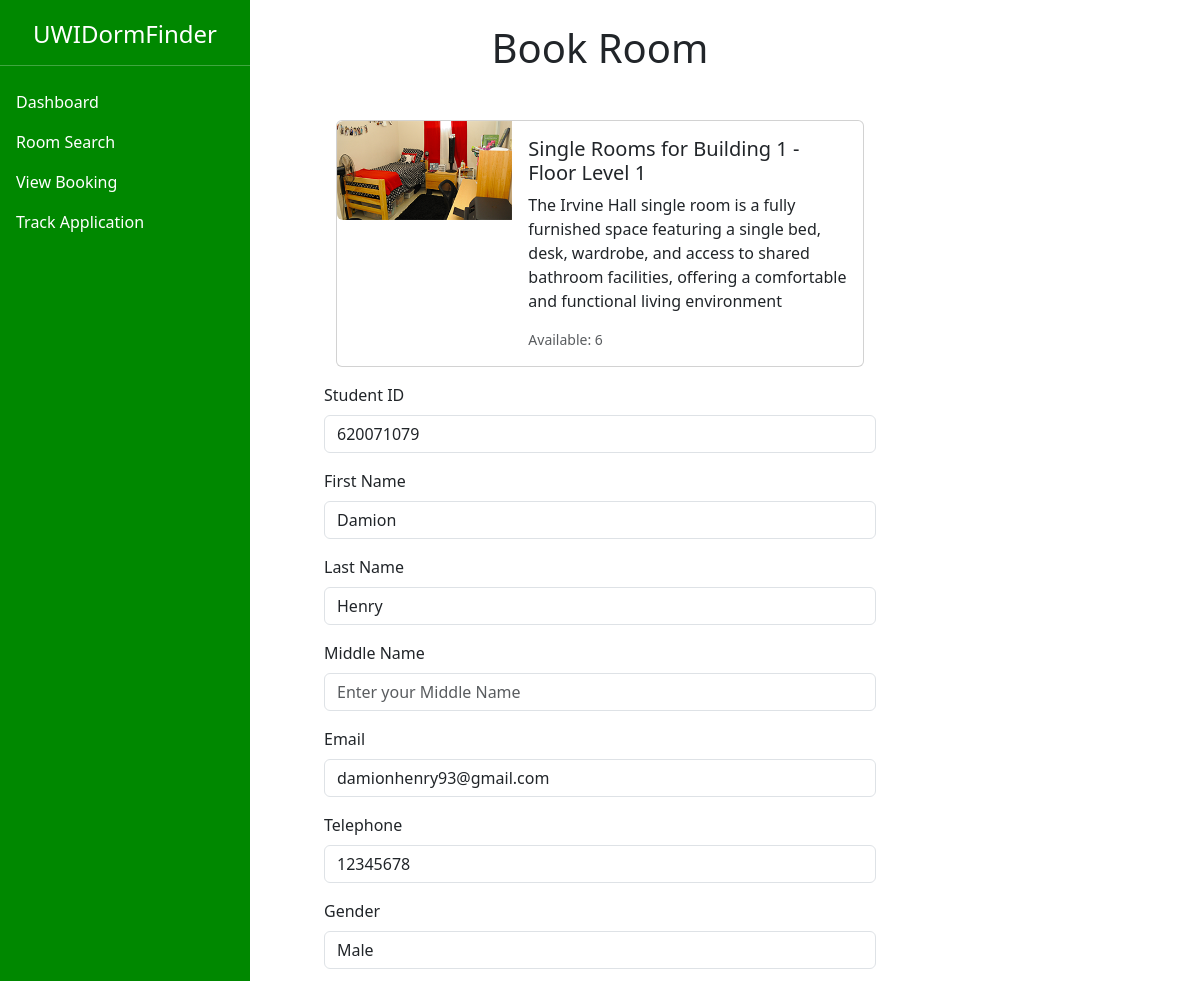
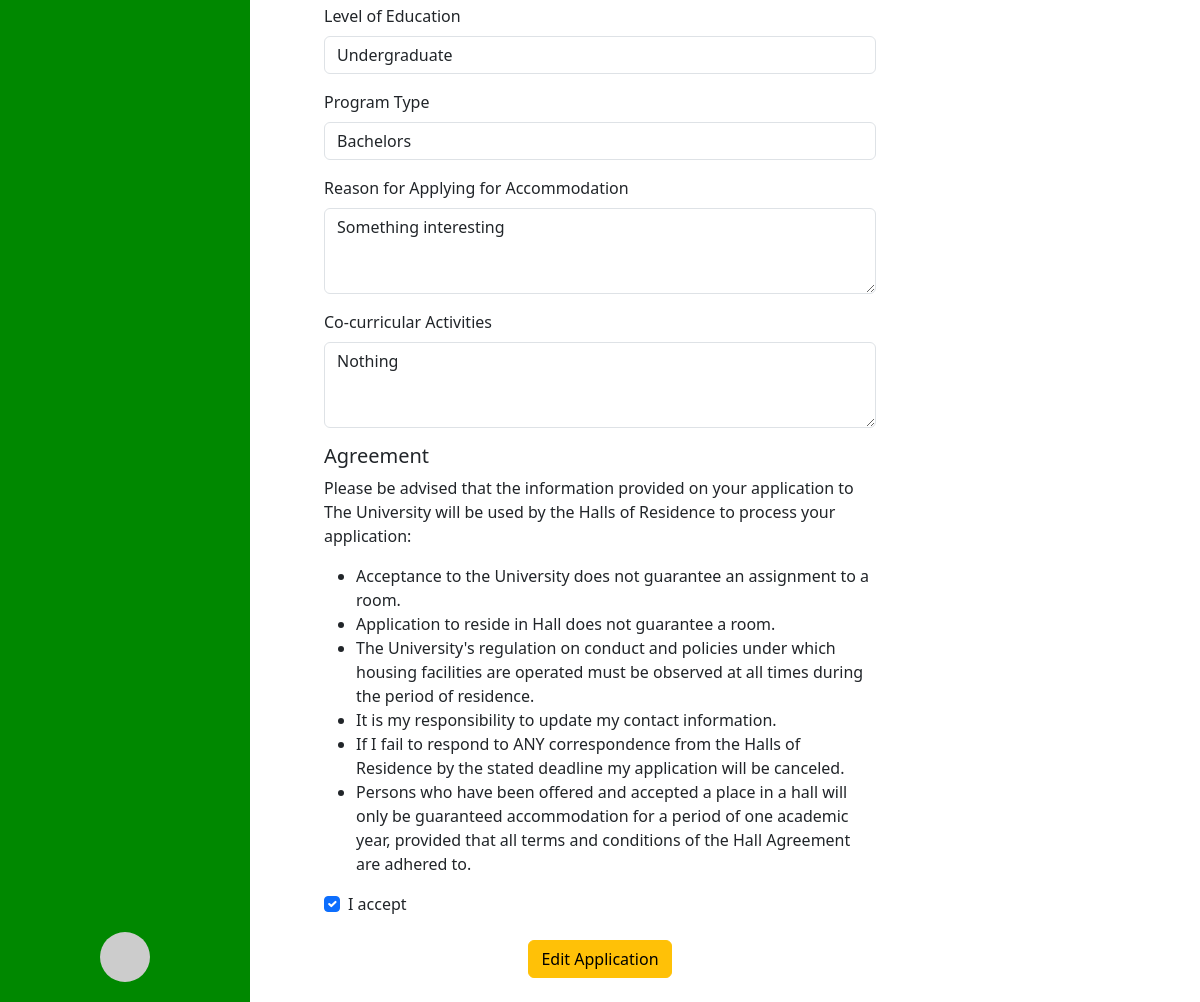
The page /book_room/1/edit (signed in) on the database its author committed (2 pictures, top to bottom).
### app/models.py (models this page shows)
class Room(db.Model):
    __tablename__ = 'rooms'
    id = db.Column(db.Integer, primary_key=True)
    building = db.Column(db.Integer, nullable=False)
    room_type = db.Column(db.String(50), nullable=False)
    floor_number = db.Column(db.Integer, nullable=False)
    description = db.Column(db.Text, nullable=False)
    total_rooms = db.Column(db.Integer, nullable=False)
    booked_rooms = db.Column(db.Integer, default=0)
    available_rooms = db.Column(db.Integer, nullable=False)
    image_url = db.Column(db.String(255), nullable=False)

class Application(db.Model):
    __tablename__ = 'applications'
    id = db.Column(db.Integer, primary_key=True)
    student_id = db.Column(db.String(20), nullable=False)
    first_name = db.Column(db.String(100), nullable=False)
    last_name = db.Column(db.String(100), nullable=False)
    middle_name = db.Column(db.String(100))
    email = db.Column(db.String(150), nullable=False)
    telephone = db.Column(db.String(15), nullable=False)
    gender = db.Column(db.String(10), nullable=False)
    education_level = db.Column(db.String(50), nullable=False)
    program_type = db.Column(db.String(50), nullable=False)
    reason_for_applying = db.Column(db.Text, nullable=False)
    co_curricular_activities = db.Column(db.Text)
    agreement = db.Column(db.Boolean, nullable=False)
    room_id = db.Column(db.Integer, db.ForeignKey('rooms.id'))
    status = db.Column(db.String(50))

### app/routes.py (the view, shortened to what this page needs)
@main.route('/book_room/<int:room_id>/<string:action>', methods=['GET', 'POST'])
def book_room(room_id, action):
    if session.get('usertype') != 'student':
        flash("Unauthorized access", "danger")
        return redirect(url_for('main.dashboard'))
    room = Room.query.get_or_404(room_id)
    if action == 'edit':
        application = Application.query.filter_by(student_id=session['student_id'], room_id=int(room_id)).first()
        form_data = {
            'student_id': application.student_id if application else '',
            'first_name': application.first_name if application else '',
            'last_name': application.last_name if application else '',
            'middle_name': application.middle_name if application else '',
            'email': application.email if application else '',
            'telephone': application.telephone if application else '',
            'gender': application.gender if application else '',
            'educationLevel': application.education_level if application else '',
            'programType': application.program_type if application else '',
            'reason_for_applying': application.reason_for_applying if application else '',
            'co_curricular_activities': application.co_curricular_activities if application else '',
            'agreement': application.agreement if application else '',
            'action': action,
            'room_id':room_id
        }
    return render_template('book_room.html', room=room, errors={}, form_data=form_data)

### app/__init__.py (called while the page is built)
def create_app():
    app = Flask(__name__)
    app.config.from_object('config.Config')
    print(f"Database connected: {app.config['SQLALCHEMY_DATABASE_URI']}")
    db.init_app(app)
    migrate.init_app(app, db)
    with app.app_context():
        from . import models
        db.create_all()
    from app.routes import main
    app.register_blueprint(main)
    logging.basicConfig()
    logging.getLogger('sqlalchemy.engine').setLevel(logging.INFO)
    @event.listens_for(Engine, "before_cursor_execute")
    def log_sql_query(conn, cursor, statement, parameters, context, executemany):
        logging.info("Executing SQL: %s", statement)
        logging.info("With parameters: %s", parameters)
    return app

### app/templates/book_room.html (shortened to what this page needs)
{% extends "sidebar.html" %}
{% block content %}
<div class="content p-4 mx-auto" style="width: 50%; max-width: 1200px;">
    <h1 class="text-center mb-4">Book Room</h1>
    {% if room %}
        <div class="container mt-5">
            <div class="card mb-3">
                <div class="row g-0">
                    <div class="col-md-4">
                        <img src="{{ url_for("static", filename=room.image_url) }}" class="img-fluid rounded-start" alt="Room Image">
                    </div>
                    <div class="col-md-8 d-flex align-items-center">
                        <div class="card-body">
                            <h5 class="card-title">{{ room.room_type.title() ~ " Rooms for Building " ~ room.building ~ " - Floor Level " ~ room.floor_number }}</h5>
                            <p class="card-text">{{ room.description }}</p>
                            <div class="d-flex justify-content-between align-items-center">
                                <small class="text-muted">Available: {{ room.available_rooms }}</small>
                            </div>
                        </div>
                    </div>
                </div>
            </div>
        </div>
    {% endif %}
    <form method="POST" action="{{'/submit_application' if form_data.action == 'book' else '/edit_application/' ~ form_data.room_id }}">
        <div class="mb-3">
            <label for="studentId" class="form-label">Student ID</label>
            <input type="text" class="form-control" id="studentId" name="student_id" value="{{ form_data.student_id if form_data else '' }}" placeholder="Enter your Student ID" >
        </div>
        <div class="mb-3">
            <label for="firstName" class="form-label">First Name</label>
            <input type="text" class="form-control" id="firstName" name="first_name" value="{{ form_data.first_name if form_data else '' }}" placeholder="Enter your First Name" >
        </div>
        <div class="mb-3">
            <label for="lastName" class="form-label">Last Name</label>
            <input type="text" class="form-control" id="lastName" name="last_name" value="{{ form_data.last_name if form_data else '' }}" placeholder="Enter your Last Name" >
        </div>
        <div class="mb-3">
            <label for="middleName" class="form-label">Middle Name</label>
            <input type="text" class="form-control" id="middleName" name="middle_name" value="{{ form_data.middle_name if form_data else '' }}" placeholder="Enter your Middle Name">
        </div>
        <div class="mb-3">
            <label for="email" class="form-label">Email</label>
            <input type="email" class="form-control" id="email" name="email" value="{{ form_data.email if form_data else '' }}" placeholder="Enter your Email" >
        </div>
        <div class="mb-3">
            <label for="telephone" class="form-label">Telephone</label>
            <input type="tel" class="form-control" id="telephone" name="telephone" value="{{ form_data.telephone if form_data else '' }}" placeholder="Enter your Telephone Number" >
        </div>
        <div class="mb-3">
            <label for="gender" class="form-label">Gender</label>
            <select id="gender" name="gender" class="form-control" >
                <option value="male" {% if form_data.gender == 'male' %}selected{% endif %}>Male</option>
            </select>
        </div>
        <div class="mb-3">
            <label for="educationLevel" class="form-label">Level of Education</label>
            <select id="educationLevel" name="education_level" class="form-control" >
                <option value="undergraduate" {% if form_data.educationLevel == 'undergraduate' %}selected{% endif %}>Undergraduate</option>
            </select>
        </div>
        <div class="mb-3">
            <label for="programType" class="form-label">Program Type</label>
            <select id="programType" name="programType" class="form-control" >
                <option value="bachelors" {% if form_data.programType == 'bachelors' %}selected{% endif %}>Bachelors</option>
            </select>
        </div>
        <div class="mb-3">
            <label for="reason" class="form-label">Reason for Applying for Accommodation</label>
            <textarea id="reason" name="reason_for_applying" class="form-control" rows="3"  placeholder="State your reason for applying for accommodation" >{{ form_data.reason_for_applying if form_data else '' }}</textarea>
        </div>
        <div class="mb-3">
            <label for="activities" class="form-label">Co-curricular Activities</label>
            <textarea id="activities" name="co_curricular_activities" class="form-control" rows="3"  placeholder="List any co-curricular activities you are involved in">{{ form_data.co_curricular_activities if form_data else '' }}</textarea>
        </div>
        <div class="mb-4">
            <h5>Agreement</h5>
            <p>
                Please be advised that the information provided on your application to The University will be used by the Halls of Residence to process your application:
            </p>
            <ul>
                <li>Acceptance to the University does not guarantee an assignment to a room.</li>
                <li>Application to reside in Hall does not guarantee a room.</li>
                <li>The University's regulation on conduct and policies under which housing facilities are operated must be observed at all times during the period of residence.</li>
                <li>It is my responsibility to update my contact information.</li>
                <li>If I fail to respond to ANY correspondence from the Halls of Residence by the stated deadline my application will be canceled.</li>
                <li>Persons who have been offered and accepted a place in a hall will only be guaranteed accommodation for a period of one academic year, provided that all terms and conditions of the Hall Agreement are adhered to.</li>
            </ul>
            <div class="form-check">
                <input class="form-check-input" type="checkbox" id="agreement" name="agreement" {% if form_data.agreement %}checked{% endif %} >
                <label class="form-check-label" for="agreement">I accept</label>
            </div>
        </div>
        {% if form_data.action == 'edit'%}
            <div class="text-center">
                <button type="submit" class="btn btn-warning">Edit Application</button>
            </div>
        {% endif %}
    </form>
</div>
{% endblock content %}

### app/static/css/dashboard.css (style rules this page uses)
body { height: 100vh; }
.content { margin-left: 250px; padding: 20px; }

### rows shown on the page
Room: image_url (picture), room_type "Single Rooms for Building 1 - Floor Level 1", description "The Irvine Hall single room is a fully furnished space featuring a single bed, desk, wardrobe, and access to shared bathroom facilities, offering a comfortable and functional living environment", available_rooms "6"
Application: student_id "620071079", first_name "Damion", last_name "Henry", email "damionhenry93@gmail.com", telephone "12345678", gender "Male", education_level "Undergraduate", programType "Bachelors", reason_for_applying "Something interesting", co_curricular_activities "Nothing"
